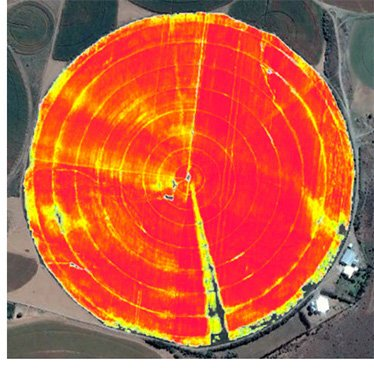
#> input picture BSCOMPUTER ENGINEERING/4th YEAR OF COMPUTER ENGINEERING/7th SEMESTER/DIGITAL IMAGE PROCESSING/FINALTERMPREPARATIONPROGRAMS/OEL-Image-2.jpg, 374 x 368 px
$ python OEL2.PY
#> lines starting #> are read from the running program, lines starting #| are printed output that depends on the picture
import cv2
import numpy as np
import matplotlib.pyplot as plt
# Load the image
image_path = 'OEL-Image-2.jpg'  # Path to your uploaded image
image = cv2.imread(image_path)
#> image is the input picture: shape (368, 374, 3); mean B, G, R 66.9, 94.6, 196.1
# Convert the image to grayscale
gray_image = cv2.cvtColor(image, cv2.COLOR_BGR2GRAY)
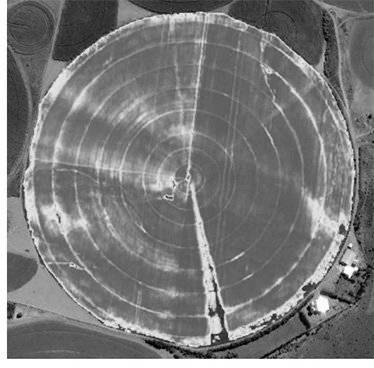
#> gray_image: shape (368, 374); min 0, max 255, mean 121.8
# Apply Histogram Equalization
hist_eq_image = cv2.equalizeHist(gray_image)
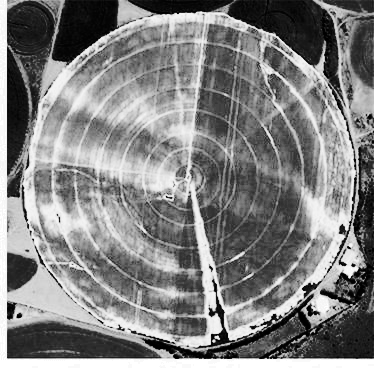
#> hist_eq_image: shape (368, 374); min 0, max 255, mean 128.7
# Apply Gaussian Blur for smoothing
smoothed_image = cv2.GaussianBlur(hist_eq_image, (5, 5), 0)
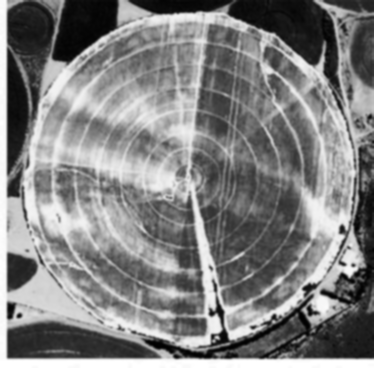
#> smoothed_image: shape (368, 374); min 1, max 255, mean 128.7
# Apply a sharpening filter
kernel = np.array([[0, -1, 0],
                   [-1, 5, -1],
                   [0, -1, 0]])
sharpened_image = cv2.filter2D(smoothed_image, -1, kernel)
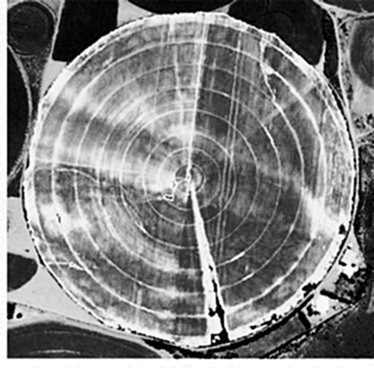
#> sharpened_image: shape (368, 374); min 0, max 255, mean 128.7
# Plot the results
plt.figure(figsize=(12, 8))
plt.subplot(1, 4, 1)
plt.title('Original Image')
plt.imshow(cv2.cvtColor(image, cv2.COLOR_BGR2RGB))
plt.axis('off')
plt.subplot(1, 4, 2)
plt.title('Histogram Equalized')
plt.imshow(hist_eq_image, cmap='gray')
plt.axis('off')
plt.subplot(1, 4, 3)
plt.title('Smoothed Image')
plt.imshow(smoothed_image, cmap='gray')
plt.axis('off')
plt.subplot(1, 4, 4)
plt.title('Sharpened Image')
plt.imshow(sharpened_image, cmap='gray')
plt.axis('off')
plt.tight_layout()
plt.show()
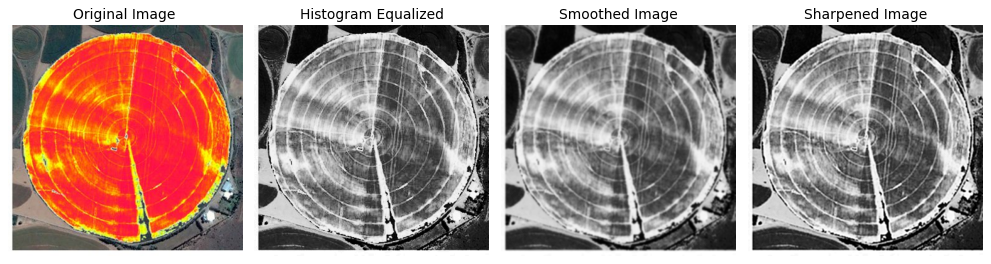
#> figure drawn by matplotlib, 4 panels
# Save the processed images
cv2.imwrite('/mnt/data/histogram_equalized.png', hist_eq_image)
cv2.imwrite('/mnt/data/smoothed_image.png', smoothed_image)
cv2.imwrite('/mnt/data/sharpened_image.png', sharpened_image)

$ run again, with BSCOMPUTER ENGINEERING/4th YEAR OF COMPUTER ENGINEERING/7th SEMESTER/DIGITAL IMAGE PROCESSING/FINALTERMPREPARATIONPROGRAMS/OEL-Image-1.jpg copied over BSCOMPUTER ENGINEERING/4th YEAR OF COMPUTER ENGINEERING/7th SEMESTER/DIGITAL IMAGE PROCESSING/FINALTERMPREPARATIONPROGRAMS/OEL-Image-2.jpg
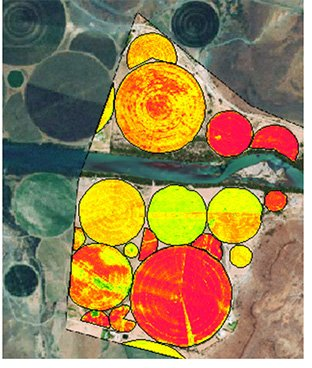
#> input picture BSCOMPUTER ENGINEERING/4th YEAR OF COMPUTER ENGINEERING/7th SEMESTER/DIGITAL IMAGE PROCESSING/FINALTERMPREPARATIONPROGRAMS/OEL-Image-1.jpg, 312 x 368 px
#> image is the input picture: shape (368, 312, 3); mean B, G, R 86.3, 128.7, 151.9
#> `sharpened_image = cv2.filter2D(smoothed_image, -1, kernel)`:
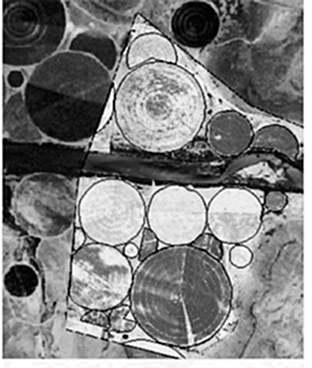
#> sharpened_image: shape (368, 312); min 0, max 255, mean 128.3
#> `plt.show()`:
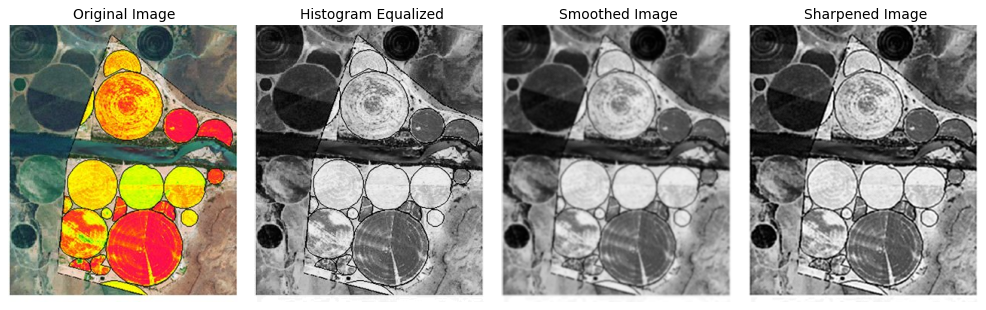
#> figure drawn by matplotlib, 4 panels

$ run again, with BSCOMPUTER ENGINEERING/4th YEAR OF COMPUTER ENGINEERING/7th SEMESTER/DIGITAL IMAGE PROCESSING/FINALTERMPREPARATIONPROGRAMS/OEL-Image-3.jpg copied over BSCOMPUTER ENGINEERING/4th YEAR OF COMPUTER ENGINEERING/7th SEMESTER/DIGITAL IMAGE PROCESSING/FINALTERMPREPARATIONPROGRAMS/OEL-Image-2.jpg
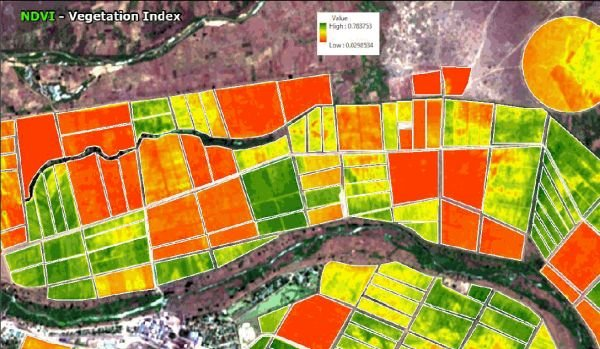
#> input picture BSCOMPUTER ENGINEERING/4th YEAR OF COMPUTER ENGINEERING/7th SEMESTER/DIGITAL IMAGE PROCESSING/FINALTERMPREPARATIONPROGRAMS/OEL-Image-3.jpg, 600 x 349 px
#> image is the input picture: shape (349, 600, 3); mean B, G, R 69.7, 136.7, 169.2
#> `sharpened_image = cv2.filter2D(smoothed_image, -1, kernel)`:
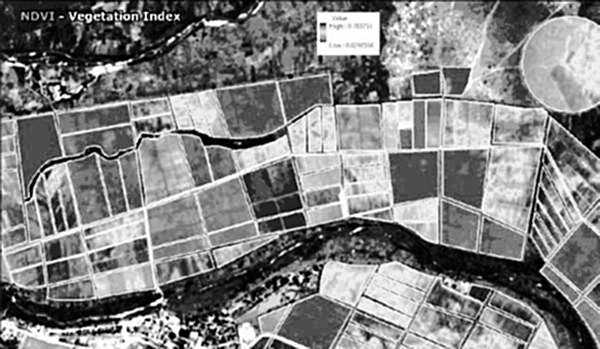
#> sharpened_image: shape (349, 600); min 0, max 255, mean 128.4
#> `plt.show()`:
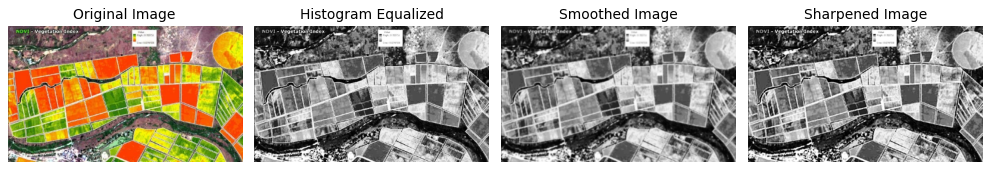
#> figure drawn by matplotlib, 4 panels

$ run again, with BSCOMPUTER ENGINEERING/4th YEAR OF COMPUTER ENGINEERING/7th SEMESTER/DIGITAL IMAGE PROCESSING/FINALTERMPREPARATIONPROGRAMS/OEL-Image-4.jpg copied over BSCOMPUTER ENGINEERING/4th YEAR OF COMPUTER ENGINEERING/7th SEMESTER/DIGITAL IMAGE PROCESSING/FINALTERMPREPARATIONPROGRAMS/OEL-Image-2.jpg
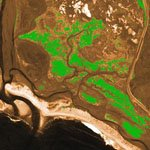
#> input picture BSCOMPUTER ENGINEERING/4th YEAR OF COMPUTER ENGINEERING/7th SEMESTER/DIGITAL IMAGE PROCESSING/FINALTERMPREPARATIONPROGRAMS/OEL-Image-4.jpg, 150 x 150 px
#> image is the input picture: shape (150, 150, 3); mean B, G, R 48.7, 100.7, 120.3
#> `sharpened_image = cv2.filter2D(smoothed_image, -1, kernel)`:
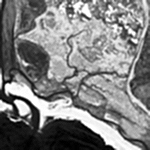
#> sharpened_image: shape (150, 150); min 0, max 255, mean 128.4
#> `plt.show()`:
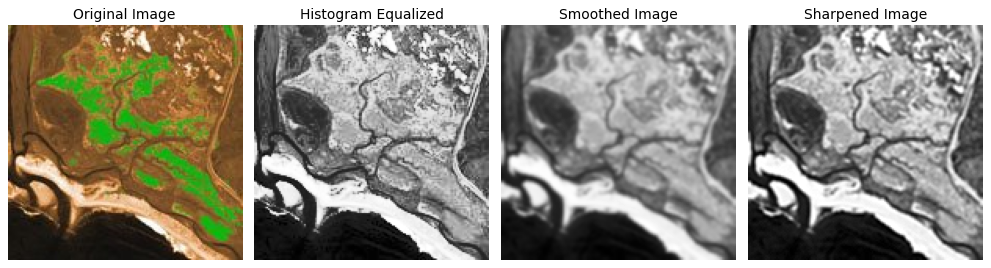
#> figure drawn by matplotlib, 4 panels
